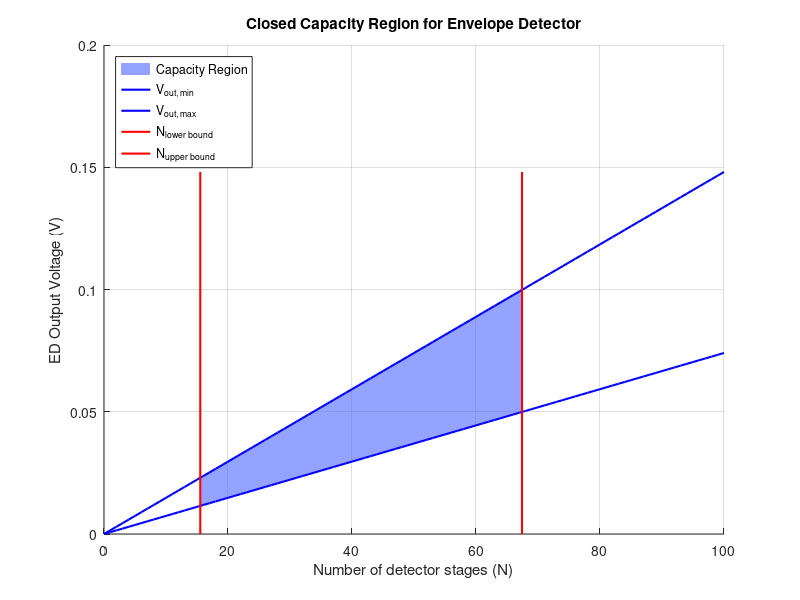

Write MATLAB code to recreate this figure.
% -------------------------------------------------------------------------

% This script computes the closed capacity region for an envelope detector.

% The idea here is to bound all of the possible ED output voltage vs. # stages (N)
% into a closed region. This is useful for design automation of EDs. The
% idea is that if we write an optimization algorithm to design the optimal
% ED given a set of input parameters, the search space for the optimum ED
% will be closed, making it possible to find a global optimum ED. You can
% also use this script to manually choose how many stages to make your ED
% based off of sensitivity, BER, and data rate requirements.

% -------------------------------------------------------------------------

% Set simulation parameters

% RF parameters
P_RF = -60; % Target RX sensitivity (dBm)
RS = 7.7; % Source / antenna resistance (Ohms)
BER = 0.01; % Desired BER
BW_BB = 1e3; % Baseband signal BW in Hz

% Passive voltage gain from matching
Av = 20; % In dB

% Detector Parameters
RD = 1e6; % Diode resistance (Ohms)
CC = 50e-15; % Coupling capacitance (F)

% Device parameters
n = 1.5; % Subthreshold slope constant (between 1 and 2)
Vt = 26e-3; % Thermal voltage
k = 1.3e-23; % Boltzmann's constant
T = 293; % Room temperature (K)

% -------------------------------------------------------------------------

% Set all of the bounds on the capacity region for ED output voltage vs. # of stages (N)

% Conversions
Av = 10 ^ (Av / 10);
P_RF = 10 ^ (P_RF / 10) * (10 ^ -3);

% Compute the upper bound for the number of allowed stages in the ED
r = 8 / (2.2 * RD * CC * BW_BB);
discriminant = sqrt(1 + r);
N_UPPER_BOUND = 0.25 * discriminant;

% Compute the lower bound for the number of allowed stages in the ED
r_num = 16 * (n ^ 2) * (Vt ^ 2) * ((sqrt(2) + sqrt(pi)) ^ 2) * k * T;
r_den = pi * CC * (Av ^ 4) * (P_RF ^ 2) * (RS ^ 2);
r_upper = r_num / r_den;
r_ln_inner_sqrt = (sqrt((pi + 2) / pi) * BER * exp(1 / (pi + 2)) * 0.5) + 0.25;
r_ln_inner = (-2 + (4 * sqrt(r_ln_inner_sqrt))) * exp(-1 / (2 + pi)) * sqrt(pi / (2 + pi));
r_ln = (log(r_ln_inner)) ^ 2;
N_LOWER_BOUND = r_upper * r_ln;

% Compute upper and lower bounds for ED voltage as a function of N
n_limits = 1:1:2; % Subthreshold slope constant is between 1 and 2
k_limits = 1 ./ (2 .* n_limits * Vt); % Min and Max conversion gain
N_values = 0:1:100;
V_out_ED_MIN = (Av .^ 2) .* k_limits(2) .* N_values .* (P_RF * RS);
V_out_ED_MAX = (Av .^ 2) .* k_limits(1) .* N_values .* (P_RF * RS);

% Sanity check: if N_LOWER_BOUND > N_UPPER_BOUND, this indicates that the
% given RF parameters make it impossible to design an ED that meets the
% desired BER requirement.
if N_LOWER_BOUND > N_UPPER_BOUND
    fprintf("No ED exists for the presented BER requirement given the current simulation conditions.\n")
end

% Plot the capacity region
if N_LOWER_BOUND < N_UPPER_BOUND
    y_limits = [min(V_out_ED_MIN), max(V_out_ED_MAX)];
    figure; hold on
    
    % --- Highlight the parallelogram first (darker + more opaque)
    x_par = [N_LOWER_BOUND, N_UPPER_BOUND, N_UPPER_BOUND, N_LOWER_BOUND];
    y_par = [ ...
        (Av^2) * k_limits(2) * N_LOWER_BOUND * (P_RF * RS), ... % bottom-left
        (Av^2) * k_limits(2) * N_UPPER_BOUND * (P_RF * RS), ... % bottom-right
        (Av^2) * k_limits(1) * N_UPPER_BOUND * (P_RF * RS), ... % top-right
        (Av^2) * k_limits(1) * N_LOWER_BOUND * (P_RF * RS) ...  % top-left
    ];
    fill(x_par, y_par, [0.3 0.4 1], 'FaceAlpha', 0.6, 'EdgeColor', 'none')
    
    % --- Then draw boundary lines on top
    plot(N_values, V_out_ED_MIN, 'b', 'LineWidth', 1.5)
    plot(N_values, V_out_ED_MAX, 'b', 'LineWidth', 1.5)
    plot([N_LOWER_BOUND N_LOWER_BOUND], y_limits, 'r', 'LineWidth', 1.5)
    plot([N_UPPER_BOUND N_UPPER_BOUND], y_limits, 'r', 'LineWidth', 1.5)
    
    xlabel("Number of detector stages (N)")
    ylabel("ED Output Voltage (V)")
    title("Closed Capacity Region for Envelope Detector")
    legend("Capacity Region", "V_{out, min}", "V_{out, max}", "N_{lower bound}", "N_{upper bound}", 'Location', 'northwest')
    grid on
    hold off
end

% -------------------------------------------------------------------------

% Select the optimum N
N_opt = (N_LOWER_BOUND + N_UPPER_BOUND) / 2;
fprintf("The optimum number of stages for the given detector criteria is: %0i\n\n", floor(N_opt))

% Summarize design criteria
fprintf("Design criteria summary:\n")
fprintf("Expected RF Input Power (W): %0i\n", P_RF)
fprintf("Desired Bit Rate (Hz): %0i\n", BW_BB)
fprintf("Desired Bit error rate (%%): %0f\n", BER * 100)
